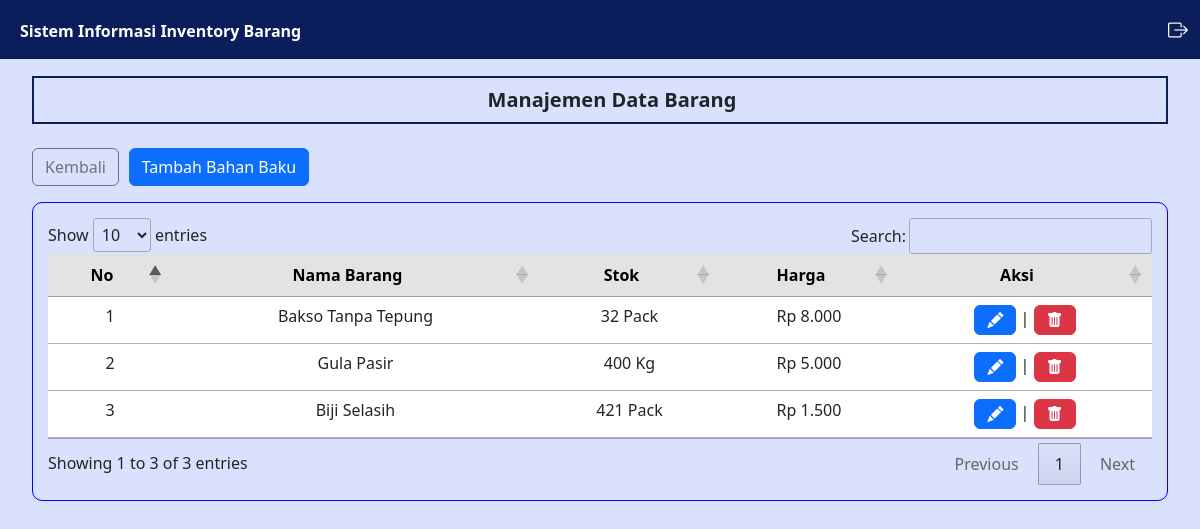
Page /pemasok/barang.php (signed in) on the earlier database version.
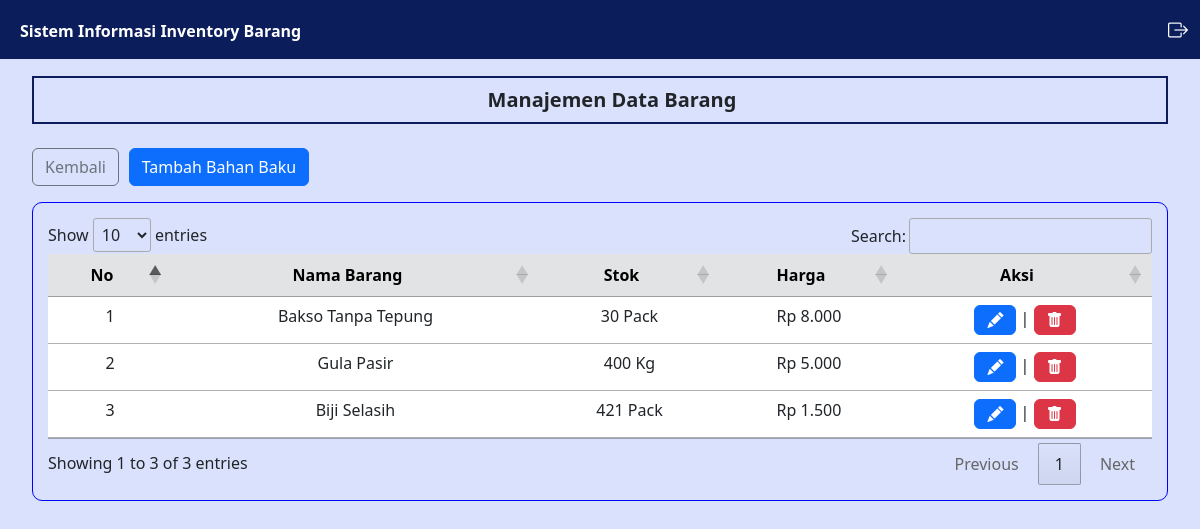
Same page on the later database version.
### tables this page shows
CREATE TABLE `bahan_pemasok` (
  `idbahan` int(11) NOT NULL,
  `idpemasok` int(11) NOT NULL,
  `nama_bahan` varchar(100) NOT NULL,
  `stok` int(11) NOT NULL,
  `satuan` varchar(45) NOT NULL,
  `harga` int(20) NOT NULL
);

### controller/MainController.php (called while the page is built, shortened)
<?php
    $conn = mysqli_connect("localhost","root","","inventory");
    function query($query) {
        global $conn;
        $result = mysqli_query($conn, $query);
        $rows = [];
        while ($row = mysqli_fetch_assoc($result)) {
            $rows[] = $row;
        }
        return $rows;
    }
    function generateRandomKey()
    {
        $keyLength = 32;
        $randomBytes = openssl_random_pseudo_bytes($keyLength, $strong);
        if (!$strong) {
            $randomBytes = random_bytes($keyLength);
        }
        return base64_encode($randomBytes);
    }
    function enkripsi($kata)
    {
        $key = generateRandomKey();
        $string = openssl_encrypt($kata, 'AES-256-CBC', $key, 0, substr($key, 0, 16));
        $hasilEnkripsi = base64_encode($key . $string);
        return $hasilEnkripsi;
    }
?>

### pemasok/barang.php (the view, shortened to what this page needs)
<?php
    $data_bahan = query("SELECT * FROM bahan_pemasok");
?>
<html lang="en">
<head>
    <link href="https://cdn.jsdelivr.net/npm/bootstrap@5.3.0/dist/css/bootstrap.min.css" rel="stylesheet"
>
    <link rel="stylesheet" href="https://cdn.datatables.net/1.13.4/css/jquery.dataTables.min.css">
    <link rel="stylesheet" href="https://cdn.jsdelivr.net/npm/bootstrap-icons@1.11.3/font/bootstrap-icons.min.css">
    <link rel="stylesheet" href="../style.css">
</head>
<body>
    <div class="content">
        <?php
        require_once('../navbar/navbar.php');
        ?>
        <div class="main-container m-0">
            <div class="d-flex">
                <div class="contents px-3 py-3 mx-3">
                    <div class="box1">
                        <h5 class="text-dark text-center mb-0 ms-4 fw-bold">
                            Manajemen Data Barang
                        </h5>
                    </div>
                    <div class="mt-4 ">
                        <div class="row">
                            <div class="col-1">
                                <a href="index.php" class="btn btn-outline-secondary">Kembali</a>
                            </div>
                            <div class="col-4">
                                <button type="button" class="btn btn-primary" data-bs-toggle="modal"
                                    data-bs-target="#bahan_baku">
                                    Tambah Bahan Baku
                                </button>
                            </div>
                        </div>
                    </div>
                    <div class="mt-3 box3">
                        <table id="example" class="table table-hover text-center">
                            <thead>
                                <tr class="table-secondary">
                                    <th class="text-center" scope="col">No</th>
                                    <th class="text-center" scope="col">Nama Barang</th>
                                    <th class="text-center" scope="col">Stok</th>
                                    <th class="text-center" scope="col">Harga</th>
                                    <th class="text-center" scope="col">Aksi</th>
                                </tr>
                            </thead>
                            <tbody>
                                <?php
                                    $i = 1;
                                    foreach($data_bahan as $bahan) :
                                ?>
                                    <tr>
                                        <td>
                                            <?= $i; ?>
                                        </td>
                                        <td>
                                            <?= $bahan['nama_bahan']; ?>
                                        </td>
                                        <td>
                                            <?= $bahan['stok']; ?> <?= $bahan['satuan']; ?>
                                        </td>
                                        <td>
                                            Rp <?= number_format($bahan['harga'], 0, ',', '.'); ?>
                                        </td>
                                        <td>
                                            <a class="text-decoration-none" href="../edit/bahan_baku.php?id=<?= enkripsi($bahan['idbahan']); ?>">
                                                <button class="btn btn-primary"><i class="bi bi-pencil-fill"></i></button>
                                            </a>
                                            |
                                            <button type="button" class="btn  btn-danger" id="delete" data-bs-toggle="modal" data-bs-target="#delete_<?= $bahan['idbahan']; ?>">
                                                <i class="bi bi-trash-fill"></i>
                                            </button>
                                        </td>
                                    </tr>
                                <?php
                                    $i++;
                                    endforeach;
                                ?>
                            </tbody>
                        </table>
                    </div>
                </div>
                <?php foreach($data_bahan as $dahan) : ?>
                    </div>
                <?php endforeach; ?>
</body>
</html>

### navbar/navbar.php (shortened to what this page needs)
<?php
    require_once '../controller/MainController.php';
?>
<nav class="navbar navbar-expand-lg">
    <div class="container-fluid">
        <div class="collapse navbar-collapse" id="navbarSupportedContent">
            <ul class="navbar-nav mb-2 mb-lg-0">
                <li class="nav-item">
                    <a class="nav-link active text-white fw-semibold" aria-current="page" href="index.php">
                        Sistem Informasi Inventory Barang
                    </a>
                </li>
            </ul>
            <div class="d-flex ms-auto">
                <a href="../logout.php" class="nav-link text-white text-decoration-none">
                    <i class="bi bi-box-arrow-right fs-5"></i>
                </a>
            </div>
        </div>
    </div>
</nav>

### style.css (style rules this page uses)
body { background: #d9e1fc; margin: 0; padding: 0; border: 0; }
.content { min-height: 100vh; width: 100%; }
.navbar { z-index: 1; display: flex; position: fixed; width: 100%; }
.content .navbar { background: #0b1d5b; }
.content .navbar li a { margin-top: 3px; }
.contents { width: 100%; margin-top: 60px; }
.box1 { border: #0b1d5b solid 2px; padding: 10px; }
.box3 { border: 1px solid blue; border-radius: 10px; padding: 15px; }

Differences in the rows shown:
changed bahan_pemasok "Bakso Tanpa Tepung": stok "32" → "30"
